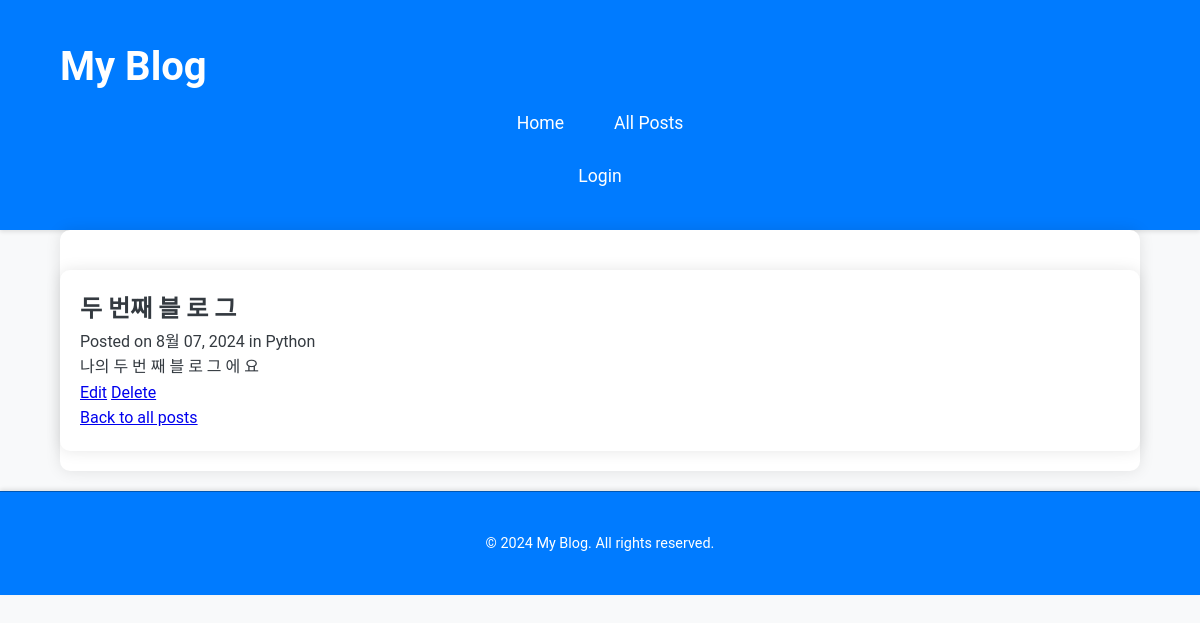
The app's page /post/2/, older data.
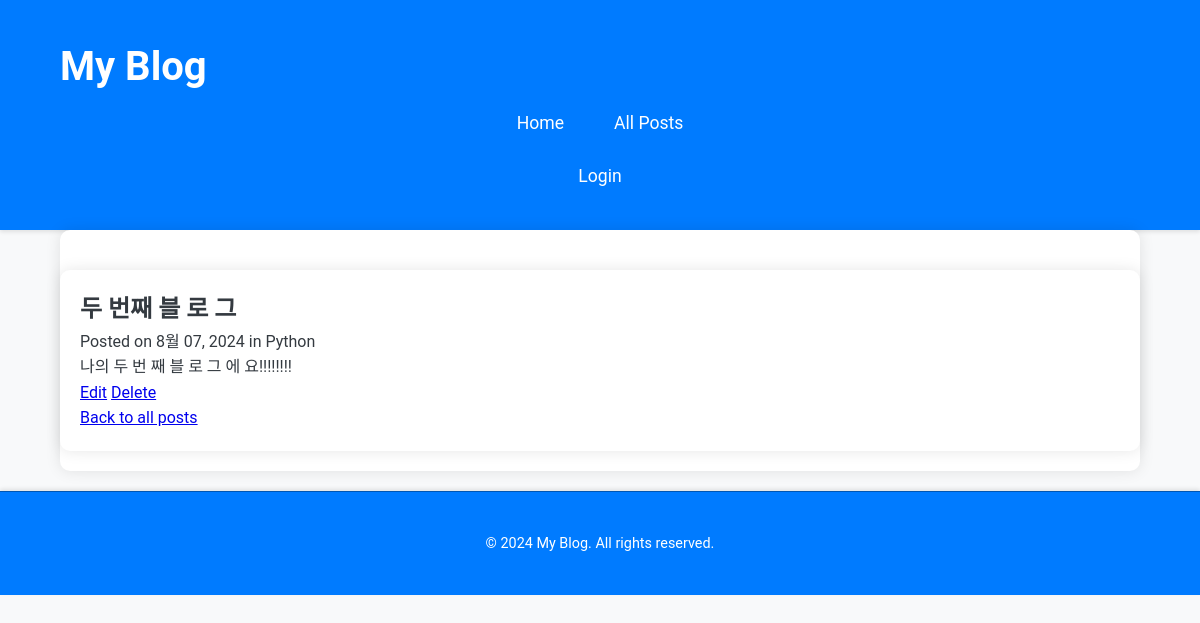
The same page, newer data.
### blog/models.py (models this page shows, shortened)
class Post(models.Model):
    title = models.CharField(max_length=200) # max 값을 지정해야할때
    content = models.TextField() # 길이 제한이 없을때
    created_date = models.DateTimeField(default=timezone.now) # 날짜와 시간을 의미함
    modified_date = models.DateTimeField(auto_now=True) # 수정될때마다 시간이 자동으로 업데이트 됨
    category = models.ForeignKey(Category, on_delete=models.CASCADE, null=True, related_name = 'posts') # Category 모델과 Post 모델을 1:N 관계로 연결함
    class Meta:
        ordering = ['-created_date'] # -가 있으면 내림차순, 없으면 오름차순

class Category(models.Model):
    name = models.CharField(max_length=100)
    description = models.TextField(blank=True) # blank=True는 필수가 아님을 의미함
    class Meta:
        verbose_name_plural = 'Categories' # 복수형 이름을 지정함

### blog/views.py (the view)
# urls.py: path('post/<int:pk>/', views.post_detail, name='post_detail'),
def post_detail(request, pk):
    post = get_object_or_404(Post, pk=pk)
    return render(request, 'blog/post_detail.html', {'post': post})

### blog/templates/blog/post_detail.html (shortened to what this page needs)
{% extends 'blog/base.html' %}
{% block content %}
    <div class="content-wrapper">
        <article>
            <h2>{{ post.title }}</h2>
            <p class="meta">
                Posted on {{ post.created_date|date:"F d, Y" }}
                {% if post.category %}
                    in {{ post.category.name }}
                {% endif %}
            </p>
            <div class="content">
                {{ post.content|linebreaks }}
            </div>
        </article>
        <div class="post-actions">
            <a href="{% url 'post_edit' pk=post.pk %}" class="btn btn-primary">Edit</a>
            <a href="{% url 'post_delete' pk=post.pk %}" class="btn btn-danger">Delete</a>
        </div>
        <p><a href="{% url 'post_list' %}">Back to all posts</a></p>
    </div>
{% endblock %}

Row changes from the older to the newer data that the page shows:
changed Post "두 번째 블 로 그": content "나의 두 번 째 블 로 그 에 요" → "나의 두 번 째 블 로 그 에 요!!!!!!!!"
